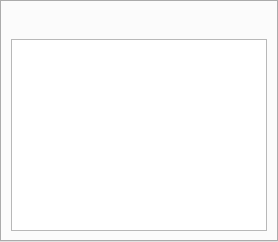
     <widget class="QTabWidget" name="tabWidget">
      <property name="currentIndex">
       <number>0</number>
      </property>
      <property name="tabBarAutoHide">
       <bool>true</bool>
      </property>
      <widget class="QWidget" name="tab">
       <property name="enabled">
        <bool>true</bool>
       </property>
       <attribute name="title">
        <string>Page</string>
       </attribute>
       <layout class="QVBoxLayout" name="verticalLayout_7">
        <item>
         <layout class="QHBoxLayout" name="horizontalLayout_7">
          <property name="spacing">
           <number>0</number>
          </property>
          <item>
           <widget class="QPushButton" name="runButton">
            <property name="enabled">
             <bool>false</bool>
            </property>
            <property name="sizePolicy">
             <sizepolicy hsizetype="Fixed" vsizetype="Fixed">
              <horstretch>0</horstretch>
              <verstretch>0</verstretch>
             </sizepolicy>
            </property>
            <property name="toolTip">
             <string>Run</string>
            </property>
            <property name="icon">
             <iconset>
              <normaloff>run.svg</normaloff>run.svg</iconset>
            </property>
            <property name="iconSize">
             <size>
              <width>14</width>
              <height>14</height>
             </size>
            </property>
            <property name="flat">
             <bool>true</bool>
            </property>
           </widget>
          </item>
          <item>
           <widget class="QPushButton" name="pauseButton">
            <property name="sizePolicy">
             <sizepolicy hsizetype="Fixed" vsizetype="Fixed">
              <horstretch>0</horstretch>
              <verstretch>0</verstretch>
             </sizepolicy>
            </property>
            <property name="toolTip">
             <string>Pause</string>
            </property>
            <property name="icon">
             <iconset>
              <normaloff>pause.svg</normaloff>pause.svg</iconset>
            </property>
            <property name="iconSize">
             <size>
              <width>14</width>
              <height>14</height>
             </size>
            </property>
            <property name="flat">
             <bool>true</bool>
            </property>
           </widget>
          </item>
          <item>
           <widget class="QPushButton" name="stopButton">
            <property name="enabled">
             <bool>true</bool>
            </property>
            <property name="toolTip">
             <string>Stop</string>
            </property>
            <property name="icon">
             <iconset>
              <normaloff>stop.svg</normaloff>stop.svg</iconset>
            </property>
            <property name="iconSize">
             <size>
              <width>14</width>
              <height>14</height>
             </size>
            </property>
            <property name="flat">
             <bool>true</bool>
            </property>
           </widget>
          </item>
          <item>
           <widget class="QPushButton" name="stepButton">
            <property name="enabled">
             <bool>false</bool>
            </property>
            <property name="toolTip">
             <string>Step</string>
            </property>
            <property name="icon">
             <iconset>
              <normaloff>step.svg</normaloff>step.svg</iconset>
            </property>
            <property name="iconSize">
             <size>
              <width>14</width>
              <height>14</height>
             </size>
            </property>
            <property name="autoRepeat">
             <bool>true</bool>
            </property>
            <property name="flat">
             <bool>true</bool>
            </property>
           </widget>
          </item>
          <item>
           <spacer name="horizontalSpacer">
            <property name="orientation">
             <enum>Qt::Horizontal</enum>
            </property>
            <property name="sizeHint" stdset="0">
             <size>
              <width>40</width>
              <height>20</height>
             </size>
            </property>
           </spacer>
          </item>
         </layout>
        </item>
        <item>
         <widget class="QTableView" name="listingTable">
          <property name="focusPolicy">
           <enum>Qt::NoFocus</enum>
          </property>
          <property name="editTriggers">
           <set>QAbstractItemView::DoubleClicked|QAbstractItemView::EditKeyPressed</set>
          </property>
          <property name="selectionMode">
           <enum>QAbstractItemView::SingleSelection</enum>
          </property>
          <property name="selectionBehavior">
           <enum>QAbstractItemView::SelectRows</enum>
          </property>
          <property name="showGrid">
           <bool>false</bool>
          </property>
          <property name="key" stdset="0">
           <string>LISTING</string>
          </property>
          <property name="type" stdset="0">
           <string>listing</string>
          </property>
          <property name="mask" stdset="0">
           <string>0x%0.4X</string>
          </property>
          <attribute name="horizontalHeaderVisible">
           <bool>false</bool>
          </attribute>
          <attribute name="horizontalHeaderStretchLastSection">
           <bool>true</bool>
          </attribute>
          <attribute name="verticalHeaderVisible">
           <bool>false</bool>
          </attribute>
          <attribute name="verticalHeaderMinimumSectionSize">
           <number>0</number>
          </attribute>
          <column/>
          <column/>
          <column/>
         </widget>
        </item>
       </layout>
      </widget>
     </widget>
